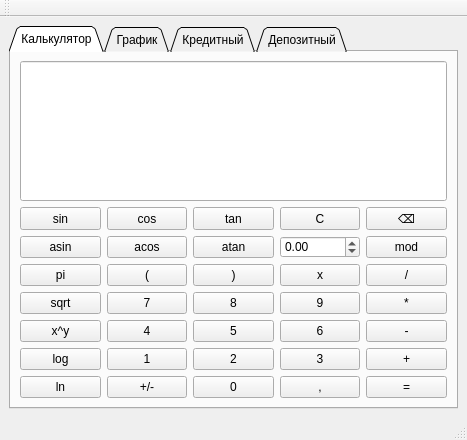
<?xml version="1.0" encoding="UTF-8"?>
<ui version="4.0">
 <class>MainWindow</class>
 <widget class="QMainWindow" name="MainWindow">
  <property name="geometry">
   <rect>
    <x>0</x>
    <y>0</y>
    <width>467</width>
    <height>440</height>
   </rect>
  </property>
  <property name="windowTitle">
   <string>MainWindow</string>
  </property>
  <widget class="QWidget" name="centralwidget">
   <layout class="QVBoxLayout" name="verticalLayout_4">
    <item>
     <widget class="QTabWidget" name="tabWidget">
      <property name="sizePolicy">
       <sizepolicy hsizetype="Expanding" vsizetype="Expanding">
        <horstretch>0</horstretch>
        <verstretch>0</verstretch>
       </sizepolicy>
      </property>
      <property name="tabPosition">
       <enum>QTabWidget::North</enum>
      </property>
      <property name="tabShape">
       <enum>QTabWidget::Triangular</enum>
      </property>
      <property name="currentIndex">
       <number>0</number>
      </property>
      <property name="movable">
       <bool>true</bool>
      </property>
      <widget class="QWidget" name="calculator_grid">
       <property name="enabled">
        <bool>true</bool>
       </property>
       <property name="layoutDirection">
        <enum>Qt::LeftToRight</enum>
       </property>
       <property name="autoFillBackground">
        <bool>false</bool>
       </property>
       <attribute name="title">
        <string>Калькулятор</string>
       </attribute>
       <layout class="QVBoxLayout" name="calculator_verticalLayout">
        <item>
         <widget class="QLineEdit" name="expression">
          <property name="sizePolicy">
           <sizepolicy hsizetype="Expanding" vsizetype="Expanding">
            <horstretch>0</horstretch>
            <verstretch>0</verstretch>
           </sizepolicy>
          </property>
          <property name="minimumSize">
           <size>
            <width>0</width>
            <height>75</height>
           </size>
          </property>
          <property name="text">
           <string/>
          </property>
          <property name="readOnly">
           <bool>true</bool>
          </property>
         </widget>
        </item>
        <item>
         <layout class="QGridLayout" name="calculator_buttons">
          <item row="4" column="0">
           <widget class="QPushButton" name="pow">
            <property name="sizePolicy">
             <sizepolicy hsizetype="Minimum" vsizetype="MinimumExpanding">
              <horstretch>0</horstretch>
              <verstretch>0</verstretch>
             </sizepolicy>
            </property>
            <property name="cursor">
             <cursorShape>PointingHandCursor</cursorShape>
            </property>
            <property name="text">
             <string>x^y</string>
            </property>
           </widget>
          </item>
          <item row="1" column="0">
           <widget class="QPushButton" name="asin">
            <property name="sizePolicy">
             <sizepolicy hsizetype="Minimum" vsizetype="MinimumExpanding">
              <horstretch>0</horstretch>
              <verstretch>0</verstretch>
             </sizepolicy>
            </property>
            <property name="cursor">
             <cursorShape>PointingHandCursor</cursorShape>
            </property>
            <property name="text">
             <string>asin</string>
            </property>
           </widget>
          </item>
          <item row="1" column="3">
           <widget class="QPushButton" name="atan">
            <property name="sizePolicy">
             <sizepolicy hsizetype="Minimum" vsizetype="MinimumExpanding">
              <horstretch>0</horstretch>
              <verstretch>0</verstretch>
             </sizepolicy>
            </property>
            <property name="cursor">
             <cursorShape>PointingHandCursor</cursorShape>
            </property>
            <property name="text">
             <string>atan</string>
            </property>
           </widget>
          </item>
          <item row="4" column="4">
           <widget class="QPushButton" name="number_6">
            <property name="sizePolicy">
             <sizepolicy hsizetype="Minimum" vsizetype="MinimumExpanding">
              <horstretch>0</horstretch>
              <verstretch>0</verstretch>
             </sizepolicy>
            </property>
            <property name="cursor">
             <cursorShape>PointingHandCursor</cursorShape>
            </property>
            <property name="text">
             <string>6</string>
            </property>
           </widget>
          </item>
          <item row="1" column="5">
           <widget class="QPushButton" name="mod">
            <property name="sizePolicy">
             <sizepolicy hsizetype="Minimum" vsizetype="MinimumExpanding">
              <horstretch>0</horstretch>
              <verstretch>0</verstretch>
             </sizepolicy>
            </property>
            <property name="cursor">
             <cursorShape>PointingHandCursor</cursorShape>
            </property>
            <property name="text">
             <string>mod</string>
            </property>
           </widget>
          </item>
          <item row="0" column="4">
           <widget class="QPushButton" name="cancel">
            <property name="sizePolicy">
             <sizepolicy hsizetype="Minimum" vsizetype="MinimumExpanding">
              <horstretch>0</horstretch>
              <verstretch>0</verstretch>
             </sizepolicy>
            </property>
            <property name="cursor">
             <cursorShape>PointingHandCursor</cursorShape>
            </property>
            <property name="text">
             <string>C</string>
            </property>
           </widget>
          </item>
          <item row="4" column="5">
           <widget class="QPushButton" name="sub">
            <property name="sizePolicy">
             <sizepolicy hsizetype="Minimum" vsizetype="MinimumExpanding">
              <horstretch>0</horstretch>
              <verstretch>0</verstretch>
             </sizepolicy>
            </property>
            <property name="cursor">
             <cursorShape>PointingHandCursor</cursorShape>
            </property>
            <property name="text">
             <string>-</string>
            </property>
           </widget>
          </item>
          <item row="6" column="4">
           <widget class="QPushButton" name="point">
            <property name="sizePolicy">
             <sizepolicy hsizetype="Minimum" vsizetype="MinimumExpanding">
              <horstretch>0</horstretch>
              <verstretch>0</verstretch>
             </sizepolicy>
            </property>
            <property name="cursor">
             <cursorShape>PointingHandCursor</cursorShape>
            </property>
            <property name="text">
             <string>,</string>
            </property>
           </widget>
          </item>
          <item row="2" column="4">
           <widget class="QPushButton" name="number_x">
            <property name="sizePolicy">
             <sizepolicy hsizetype="Minimum" vsizetype="MinimumExpanding">
              <horstretch>0</horstretch>
              <verstretch>0</verstretch>
             </sizepolicy>
            </property>
            <property name="cursor">
             <cursorShape>PointingHandCursor</cursorShape>
            </property>
            <property name="text">
             <string>x</string>
            </property>
           </widget>
          </item>
          <item row="0" column="5">
           <widget class="QPushButton" name="clear">
            <property name="sizePolicy">
             <sizepolicy hsizetype="Minimum" vsizetype="MinimumExpanding">
              <horstretch>0</horstretch>
              <verstretch>0</verstretch>
             </sizepolicy>
            </property>
            <property name="cursor">
             <cursorShape>PointingHandCursor</cursorShape>
            </property>
            <property name="text">
             <string>⌫</string>
            </property>
           </widget>
          </item>
          <item row="5" column="3">
           <widget class="QPushButton" name="number_2">
            <property name="sizePolicy">
             <sizepolicy hsizetype="Minimum" vsizetype="MinimumExpanding">
              <horstretch>0</horstretch>
              <verstretch>0</verstretch>
             </sizepolicy>
            </property>
            <property name="cursor">
             <cursorShape>PointingHandCursor</cursorShape>
            </property>
            <property name="text">
             <string>2</string>
            </property>
           </widget>
          </item>
          <item row="5" column="0">
           <widget class="QPushButton" name="log">
            <property name="sizePolicy">
             <sizepolicy hsizetype="Minimum" vsizetype="MinimumExpanding">
              <horstretch>0</horstretch>
              <verstretch>0</verstretch>
             </sizepolicy>
            </property>
            <property name="cursor">
             <cursorShape>PointingHandCursor</cursorShape>
            </property>
            <property name="text">
             <string>log</string>
            </property>
           </widget>
          </item>
          <item row="2" column="3">
           <widget class="QPushButton" name="close_bracket">
            <property name="sizePolicy">
             <sizepolicy hsizetype="Minimum" vsizetype="MinimumExpanding">
              <horstretch>0</horstretch>
              <verstretch>0</verstretch>
             </sizepolicy>
            </property>
            <property name="cursor">
             <cursorShape>PointingHandCursor</cursorShape>
            </property>
            <property name="text">
             <string>)</string>
            </property>
           </widget>
          </item>
          <item row="2" column="0">
           <widget class="QPushButton" name="pi">
            <property name="sizePolicy">
             <sizepolicy hsizetype="Minimum" vsizetype="MinimumExpanding">
              <horstretch>0</horstretch>
              <verstretch>0</verstretch>
             </sizepolicy>
            </property>
            <property name="cursor">
             <cursorShape>PointingHandCursor</cursorShape>
            </property>
            <property name="text">
             <string>pi</string>
            </property>
           </widget>
          </item>
          <item row="3" column="3">
           <widget class="QPushButton" name="number_8">
            <property name="sizePolicy">
             <sizepolicy hsizetype="Minimum" vsizetype="MinimumExpanding">
              <horstretch>0</horstretch>
              <verstretch>0</verstretch>
             </sizepolicy>
            </property>
            <property name="cursor">
             <cursorShape>PointingHandCursor</cursorShape>
            </property>
            <property name="text">
             <string>8</string>
            </property>
           </widget>
          </item>
          <item row="0" column="0">
           <widget class="QPushButton" name="sin">
            <property name="sizePolicy">
             <sizepolicy hsizetype="Minimum" vsizetype="MinimumExpanding">
              <horstretch>0</horstretch>
              <verstretch>0</verstretch>
             </sizepolicy>
            </property>
            <property name="cursor">
             <cursorShape>PointingHandCursor</cursorShape>
            </property>
            <property name="text">
             <string>sin</string>
            </property>
           </widget>
          </item>
          <item row="4" column="2">
           <widget class="QPushButton" name="number_4">
            <property name="sizePolicy">
             <sizepolicy hsizetype="Minimum" vsizetype="MinimumExpanding">
              <horstretch>0</horstretch>
              <verstretch>0</verstretch>
             </sizepolicy>
            </property>
            <property name="cursor">
             <cursorShape>PointingHandCursor</cursorShape>
            </property>
            <property name="text">
             <string>4</string>
            </property>
           </widget>
          </item>
          <item row="6" column="2">
           <widget class="QPushButton" name="negate">
            <property name="sizePolicy">
             <sizepolicy hsizetype="Minimum" vsizetype="MinimumExpanding">
              <horstretch>0</horstretch>
              <verstretch>0</verstretch>
             </sizepolicy>
            </property>
            <property name="cursor">
             <cursorShape>PointingHandCursor</cursorShape>
            </property>
            <property name="text">
             <string>+/-</string>
            </property>
           </widget>
          </item>
          <item row="5" column="5">
           <widget class="QPushButton" name="sum">
            <property name="sizePolicy">
             <sizepolicy hsizetype="Minimum" vsizetype="MinimumExpanding">
              <horstretch>0</horstretch>
              <verstretch>0</verstretch>
             </sizepolicy>
            </property>
            <property name="cursor">
             <cursorShape>PointingHandCursor</cursorShape>
            </property>
            <property name="text">
             <string>+</string>
            </property>
           </widget>
          </item>
          <item row="2" column="5">
           <widget class="QPushButton" name="div">
            <property name="sizePolicy">
             <sizepolicy hsizetype="Minimum" vsizetype="MinimumExpanding">
              <horstretch>0</horstretch>
              <verstretch>0</verstretch>
             </sizepolicy>
            </property>
            <property name="cursor">
             <cursorShape>PointingHandCursor</cursorShape>
            </property>
            <property name="text">
             <string>/</string>
            </property>
           </widget>
          </item>
          <item row="4" column="3">
           <widget class="QPushButton" name="number_5">
            <property name="sizePolicy">
             <sizepolicy hsizetype="Minimum" vsizetype="MinimumExpanding">
              <horstretch>0</horstretch>
              <verstretch>0</verstretch>
             </sizepolicy>
            </property>
            <property name="cursor">
             <cursorShape>PointingHandCursor</cursorShape>
            </property>
            <property name="text">
             <string>5</string>
            </property>
           </widget>
          </item>
          <item row="6" column="0">
           <widget class="QPushButton" name="nat_log">
            <property name="sizePolicy">
             <sizepolicy hsizetype="Minimum" vsizetype="MinimumExpanding">
              <horstretch>0</horstretch>
              <verstretch>0</verstretch>
             </sizepolicy>
            </property>
            <property name="cursor">
             <cursorShape>PointingHandCursor</cursorShape>
            </property>
            <property name="text">
             <string>ln</string>
            </property>
           </widget>
          </item>
          <item row="0" column="3">
           <widget class="QPushButton" name="tan">
            <property name="sizePolicy">
             <sizepolicy hsizetype="Minimum" vsizetype="MinimumExpanding">
              <horstretch>0</horstretch>
              <verstretch>0</verstretch>
             </sizepolicy>
            </property>
            <property name="cursor">
             <cursorShape>PointingHandCursor</cursorShape>
            </property>
            <property name="text">
             <string>tan</string>
            </property>
           </widget>
          </item>
          <item row="6" column="3">
           <widget class="QPushButton" name="number_0">
            <property name="sizePolicy">
             <sizepolicy hsizetype="Minimum" vsizetype="MinimumExpanding">
              <horstretch>0</horstretch>
              <verstretch>0</verstretch>
             </sizepolicy>
            </property>
            <property name="cursor">
             <cursorShape>PointingHandCursor</cursorShape>
            </property>
            <property name="text">
             <string>0</string>
            </property>
           </widget>
          </item>
          <item row="3" column="2">
           <widget class="QPushButton" name="number_7">
            <property name="sizePolicy">
             <sizepolicy hsizetype="Minimum" vsizetype="MinimumExpanding">
              <horstretch>0</horstretch>
              <verstretch>0</verstretch>
             </sizepolicy>
            </property>
            <property name="cursor">
             <cursorShape>PointingHandCursor</cursorShape>
            </property>
            <property name="text">
             <string>7</string>
            </property>
           </widget>
          </item>
          <item row="0" column="2">
           <widget class="QPushButton" name="cos">
            <property name="sizePolicy">
             <sizepolicy hsizetype="Minimum" vsizetype="MinimumExpanding">
              <horstretch>0</horstretch>
              <verstretch>0</verstretch>
             </sizepolicy>
            </property>
            <property name="cursor">
             <cursorShape>PointingHandCursor</cursorShape>
            </property>
            <property name="text">
             <string>cos</string>
            </property>
           </widget>
          </item>
          <item row="3" column="5">
           <widget class="QPushButton" name="mul">
            <property name="sizePolicy">
             <sizepolicy hsizetype="Minimum" vsizetype="MinimumExpanding">
              <horstretch>0</horstretch>
              <verstretch>0</verstretch>
             </sizepolicy>
            </property>
            <property name="cursor">
             <cursorShape>PointingHandCursor</cursorShape>
            </property>
            <property name="text">
             <string>*</string>
            </property>
           </widget>
          </item>
          <item row="6" column="5">
           <widget class="QPushButton" name="calc_exp">
            <property name="sizePolicy">
             <sizepolicy hsizetype="Minimum" vsizetype="MinimumExpanding">
              <horstretch>0</horstretch>
              <verstretch>0</verstretch>
             </sizepolicy>
            </property>
            <property name="cursor">
             <cursorShape>PointingHandCursor</cursorShape>
            </property>
            <property name="text">
             <string>=</string>
            </property>
           </widget>
          </item>
          <item row="3" column="0">
           <widget class="QPushButton" name="sqrt">
            <property name="sizePolicy">
             <sizepolicy hsizetype="Minimum" vsizetype="MinimumExpanding">
              <horstretch>0</horstretch>
              <verstretch>0</verstretch>
             </sizepolicy>
            </property>
            <property name="cursor">
             <cursorShape>PointingHandCursor</cursorShape>
            </property>
            <property name="text">
             <string>sqrt</string>
            </property>
           </widget>
          </item>
          <item row="3" column="4">
           <widget class="QPushButton" name="number_9">
            <property name="sizePolicy">
             <sizepolicy hsizetype="Minimum" vsizetype="MinimumExpanding">
              <horstretch>0</horstretch>
              <verstretch>0</verstretch>
             </sizepolicy>
            </property>
            <property name="cursor">
             <cursorShape>PointingHandCursor</cursorShape>
            </property>
            <property name="text">
             <string>9</string>
            </property>
           </widget>
          </item>
          <item row="2" column="2">
           <widget class="QPushButton" name="open_bracket">
            <property name="sizePolicy">
             <sizepolicy hsizetype="Minimum" vsizetype="MinimumExpanding">
              <horstretch>0</horstretch>
              <verstretch>0</verstretch>
             </sizepolicy>
            </property>
            <property name="cursor">
             <cursorShape>PointingHandCursor</cursorShape>
            </property>
            <property name="text">
             <string>(</string>
            </property>
           </widget>
          </item>
          <item row="1" column="2">
           <widget class="QPushButton" name="acos">
            <property name="sizePolicy">
             <sizepolicy hsizetype="Minimum" vsizetype="MinimumExpanding">
              <horstretch>0</horstretch>
              <verstretch>0</verstretch>
             </sizepolicy>
            </property>
            <property name="cursor">
             <cursorShape>PointingHandCursor</cursorShape>
            </property>
            <property name="text">
             <string>acos</string>
            </property>
           </widget>
          </item>
          <item row="5" column="4">
           <widget class="QPushButton" name="number_3">
            <property name="sizePolicy">
             <sizepolicy hsizetype="Minimum" vsizetype="MinimumExpanding">
              <horstretch>0</horstretch>
              <verstretch>0</verstretch>
             </sizepolicy>
            </property>
            <property name="cursor">
             <cursorShape>PointingHandCursor</cursorShape>
            </property>
            <property name="text">
             <string>3</string>
            </property>
           </widget>
          </item>
          <item row="5" column="2">
           <widget class="QPushButton" name="number_1">
            <property name="sizePolicy">
             <sizepolicy hsizetype="Minimum" vsizetype="MinimumExpanding">
              <horstretch>0</horstretch>
              <verstretch>0</verstretch>
             </sizepolicy>
            </property>
            <property name="cursor">
             <cursorShape>PointingHandCursor</cursorShape>
            </property>
            <property name="text">
             <string>1</string>
            </property>
           </widget>
          </item>
          <item row="1" column="4">
           <widget class="QDoubleSpinBox" name="doubleSpinBox">
            <property name="sizePolicy">
             <sizepolicy hsizetype="Ignored" vsizetype="Ignored">
              <horstretch>0</horstretch>
              <verstretch>0</verstretch>
             </sizepolicy>
            </property>
            <property name="minimum">
             <double>-9999999999999999583119736832.000000000000000</double>
            </property>
            <property name="maximum">
             <double>9999999999999999583119736832.000000000000000</double>
            </property>
           </widget>
          </item>
         </layout>
        </item>
       </layout>
      </widget>
      <widget class="QWidget" name="graph_grid">
       <attribute name="title">
        <string>График</string>
       </attribute>
       <layout class="QVBoxLayout" name="graph_verticalLayout">
        <item>
         <widget class="QCustomPlot" name="customPlot" native="true">
          <property name="sizePolicy">
           <sizepolicy hsizetype="Minimum" vsizetype="Minimum">
            <horstretch>0</horstretch>
            <verstretch>0</verstretch>
           </sizepolicy>
          </property>
         </widget>
        </item>
        <item>
         <layout class="QGridLayout" name="gridLayout">
          <item row="0" column="0">
           <layout class="QVBoxLayout" name="verticalLayout">
            <item>
             <widget class="QLabel" name="label">
              <property name="sizePolicy">
               <sizepolicy hsizetype="MinimumExpanding" vsizetype="Maximum">
                <horstretch>0</horstretch>
                <verstretch>0</verstretch>
               </sizepolicy>
              </property>
              <property name="text">
               <string>Min: x</string>
              </property>
              <property name="alignment">
               <set>Qt::AlignCenter</set>
              </property>
             </widget>
            </item>
            <item>
             <widget class="QDoubleSpinBox" name="min_x">
              <property name="minimum">
               <double>-100000000000.000000000000000</double>
              </property>
              <property name="maximum">
               <double>100000000000.000000000000000</double>
              </property>
              <property name="value">
               <double>-100.000000000000000</double>
              </property>
             </widget>
            </item>
           </layout>
          </item>
          <item row="0" column="2">
           <layout class="QVBoxLayout" name="verticalLayout_3">
            <item>
             <widget class="QLabel" name="label_3">
              <property name="sizePolicy">
               <sizepolicy hsizetype="MinimumExpanding" vsizetype="Maximum">
                <horstretch>0</horstretch>
                <verstretch>0</verstretch>
               </sizepolicy>
              </property>
              <property name="text">
               <string>Step: x</string>
              </property>
              <property name="alignment">
               <set>Qt::AlignCenter</set>
              </property>
             </widget>
            </item>
            <item>
             <widget class="QDoubleSpinBox" name="step_x">
              <property name="minimum">
               <double>0.000000000000000</double>
              </property>
              <property name="maximum">
               <double>10000000.000000000000000</double>
              </property>
              <property name="singleStep">
               <double>0.000100000000000</double>
              </property>
              <property name="value">
               <double>0.010000000000000</double>
              </property>
             </widget>
            </item>
           </layout>
          </item>
          <item row="0" column="1">
           <layout class="QVBoxLayout" name="verticalLayout_2">
            <item>
             <widget class="QLabel" name="label_2">
              <property name="sizePolicy">
               <sizepolicy hsizetype="MinimumExpanding" vsizetype="Maximum">
                <horstretch>0</horstretch>
                <verstretch>0</verstretch>
               </sizepolicy>
              </property>
              <property name="text">
               <string>Max: x</string>
              </property>
              <property name="alignment">
               <set>Qt::AlignCenter</set>
              </property>
             </widget>
            </item>
            <item>
             <widget class="QDoubleSpinBox" name="max_x">
              <property name="minimum">
               <double>-100000000000.000000000000000</double>
              </property>
              <property name="maximum">
               <double>100000000000.000000000000000</double>
              </property>
              <property name="value">
               <double>100.000000000000000</double>
              </property>
             </widget>
            </item>
           </layout>
          </item>
         </layout>
        </item>
       </layout>
      </widget>
      <widget class="QWidget" name="credit_grid">
       <attribute name="title">
        <string>Кредитный</string>
       </attribute>
       <layout class="QVBoxLayout" name="verticalLayout_6">
        <item>
         <layout class="QHBoxLayout" name="horizontalLayout_2">
          <item>
           <widget class="QLabel" name="label_loan_amount">
            <property name="text">
             <string>Общая сумма кредита</string>
            </property>
           </widget>
          </item>
          <item>
           <widget class="QDoubleSpinBox" name="loan_amount">
            <property name="minimum">
             <double>0.010000000000000</double>
            </property>
            <property name="maximum">
             <double>100000000000000000.000000000000000</double>
            </property>
           </widget>
          </item>
         </layout>
        </item>
        <item>
         <layout class="QHBoxLayout" name="horizontalLayout_3">
          <item>
           <widget class="QLabel" name="label_period">
            <property name="text">
             <string>Срок</string>
            </property>
           </widget>
          </item>
          <item>
           <widget class="QSpinBox" name="period">
            <property name="minimum">
             <number>1</number>
            </property>
            <property name="maximum">
             <number>600</number>
            </property>
           </widget>
          </item>
         </layout>
        </item>
        <item>
         <layout class="QHBoxLayout" name="horizontalLayout_4">
          <item>
           <widget class="QLabel" name="label_percent">
            <property name="text">
             <string>Процентная ставка</string>
            </property>
           </widget>
          </item>
          <item>
           <widget class="QDoubleSpinBox" name="percent">
            <property name="minimum">
             <double>0.010000000000000</double>
            </property>
            <property name="maximum">
             <double>999.990000000000009</double>
            </property>
           </widget>
          </item>
         </layout>
        </item>
        <item>
         <layout class="QHBoxLayout" name="horizontalLayout">
          <item>
           <widget class="QRadioButton" name="differentiate">
            <property name="text">
             <string>Дифференцированный</string>
            </property>
            <property name="checked">
             <bool>true</bool>
            </property>
           </widget>
          </item>
          <item>
           <widget class="QRadioButton" name="annuity">
            <property name="text">
             <string>Аннуитетный</string>
            </property>
           </widget>
          </item>
          <item>
           <widget class="QPushButton" name="calc_credit">
            <property name="text">
             <string>Посчитать</string>
            </property>
           </widget>
          </item>
         </layout>
        </item>
        <item>
         <widget class="QLabel" name="label_mon_pay">
          <property name="text">
           <string>Ежемесячный платеж:</string>
          </property>
         </widget>
        </item>
        <item>
         <widget class="QLabel" name="label_overpay">
          <property name="text">
           <string>Переплата по кредиту:</string>
          </property>
         </widget>
        </item>
        <item>
         <widget class="QLabel" name="label_all_pay">
          <property name="text">
           <string>Общая выплата:</string>
          </property>
         </widget>
        </item>
       </layout>
      </widget>
      <widget class="QWidget" name="deposit_grid">
       <attribute name="title">
        <string>Депозитный</string>
       </attribute>
      </widget>
     </widget>
    </item>
   </layout>
  </widget>
  <widget class="QMenuBar" name="menubar">
   <property name="geometry">
    <rect>
     <x>0</x>
     <y>0</y>
     <width>467</width>
     <height>24</height>
    </rect>
   </property>
  </widget>
  <widget class="QStatusBar" name="statusbar"/>
  <widget class="QToolBar" name="toolBar">
   <property name="windowTitle">
    <string>toolBar</string>
   </property>
   <attribute name="toolBarArea">
    <enum>TopToolBarArea</enum>
   </attribute>
   <attribute name="toolBarBreak">
    <bool>false</bool>
   </attribute>
  </widget>
 </widget>
 <customwidgets>
  <customwidget>
   <class>QCustomPlot</class>
   <extends>QWidget</extends>
   <header>qcustomplot.h</header>
   <container>1</container>
  </customwidget>
 </customwidgets>
 <resources/>
 <connections/>
</ui>
